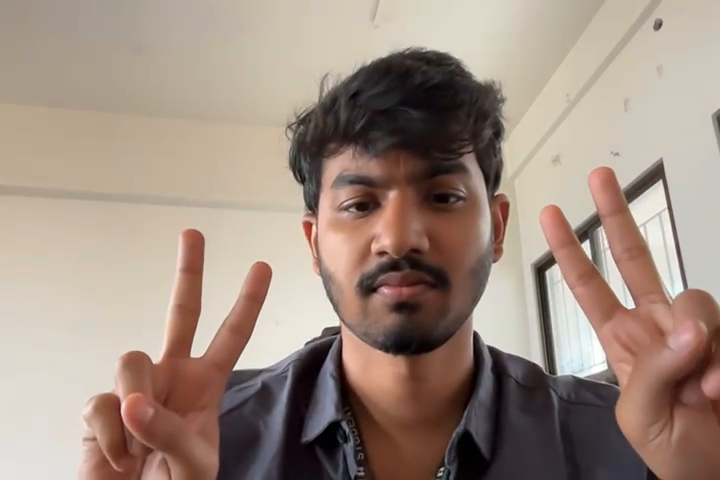
#> input picture frame 23 of WhatsApp Video 2025-09-24 at 10.55.57.mp4, 720 x 480 px
$ python video_forensics.py
#> lines starting #> are read from the running program, lines starting #| are printed output that depends on the picture
import cv2
import numpy as np
import os
import json
import csv
from skimage.metrics import structural_similarity as ssim

def detect_video_editing(video_path, output_prefix="report", save_proofs=True):
    cap = cv2.VideoCapture(video_path)
    ret, prev = cap.read()
    if not ret:
        print("❌ Could not read video")
        return

    prev_gray = cv2.cvtColor(prev, cv2.COLOR_BGR2GRAY)
    frame_no = 0

    loop_detected = False
    cut_detected = False
    freeze_detected = False

    prev_noise = None

    # Proof folder
    proof_folder = f"{output_prefix}_proofs"
    if save_proofs and not os.path.exists(proof_folder):
        os.makedirs(proof_folder)

    suspicious_frames = []

    while True:
        ret, frame = cap.read()
        if not ret:
            break
        frame_no += 1

        gray = cv2.cvtColor(frame, cv2.COLOR_BGR2GRAY)

        # ---------- (1) Loop Detection ----------
        score, _ = ssim(prev_gray, gray, full=True)
        if score > 0.98:  # very high similarity = repeated frame
            loop_detected = True
            if save_proofs:
                fname = os.path.join(proof_folder, f"loop_frame_{frame_no}.jpg")
                cv2.imwrite(fname, frame)
                suspicious_frames.append({"type": "loop", "frame": frame_no, "file": fname})

        # ---------- (2) Cut-Paste Detection (Noise Level) ----------
        noise = np.std(gray)  # rough noise measure
        if prev_noise is not None:
            if abs(noise - prev_noise) > 15:  # sudden spike in noise
                cut_detected = True
                if save_proofs:
                    fname = os.path.join(proof_folder, f"cut_frame_{frame_no}.jpg")
                    cv2.imwrite(fname, frame)
                    suspicious_frames.append({"type": "cut-paste", "frame": frame_no, "file": fname})
        prev_noise = noise

        # ---------- (3) Frame Freeze / Drop (Optical Flow) ----------
        flow = cv2.calcOpticalFlowFarneback(prev_gray, gray, None,
                                            0.5, 3, 15, 3, 5, 1.2, 0)
        mag, ang = cv2.cartToPolar(flow[...,0], flow[...,1])
        avg_motion = mag.mean()

        if avg_motion < 0.01 and noise > 5:  # no motion but not static scene
            freeze_detected = True
            if save_proofs:
                fname = os.path.join(proof_folder, f"freeze_frame_{frame_no}.jpg")
                cv2.imwrite(fname, frame)
                suspicious_frames.append({"type": "freeze", "frame": frame_no, "file": fname})

        prev_gray = gray

    cap.release()

    # ---------- Final Report Dictionary ----------
    report = {
        "video_file": video_path,
        "loop_detected": loop_detected,
        "cut_paste_detected": cut_detected,
        "freeze_or_frame_drop_detected": freeze_detected,
        "suspicious_frames": suspicious_frames,
        "final_status": "Edited" if (loop_detected or cut_detected or freeze_detected) else "Authentic"
    }

    # ---------- Save as JSON ----------
    json_file = f"{output_prefix}.json"
    with open(json_file, "w") as jf:
        json.dump(report, jf, indent=4)

    # ---------- Save as CSV ----------
    csv_file = f"{output_prefix}.csv"
    with open(csv_file, "w", newline="") as cf:
        writer = csv.DictWriter(cf, fieldnames=report.keys())
        writer.writeheader()
        writer.writerow(report)

    # ---------- Print Report ----------
    print("\n===== VIDEO FORENSICS REPORT =====")
    for key, value in report.items():
        if key != "suspicious_frames":
            print(f"{key}: {value}")
    print(f"Suspicious Frames Saved: {len(suspicious_frames)} (check {proof_folder}/)")
    print("===================================")
    print(f"\n✅ Report saved as: {json_file}, {csv_file}")

# ---------- Pick video interactively ----------
videos = [f for f in os.listdir('.') if f.lower().endswith('.mp4')]

if not videos:
    print("❌ No .mp4 files found in this folder.")
else:
    print("\nAvailable videos:")
    for i, v in enumerate(videos, 1):
        print(f"{i}. {v}")

    choice = int(input("Enter the number of the video you want to check: "))
#> the answer given: 1
    video_file = videos[choice - 1].strip()

    print(f"\n🔎 Checking video: {video_file}")
    detect_video_editing(video_file, output_prefix=f"{os.path.splitext(video_file)[0]}_analysis")
#> in detect_video_editing, prev is the input picture: shape (480, 720, 3); mean B, G, R 128.9, 141, 159.6
#> in detect_video_editing, `prev_gray = cv2.cvtColor(prev, cv2.COLOR_BGR2GRAY)`:
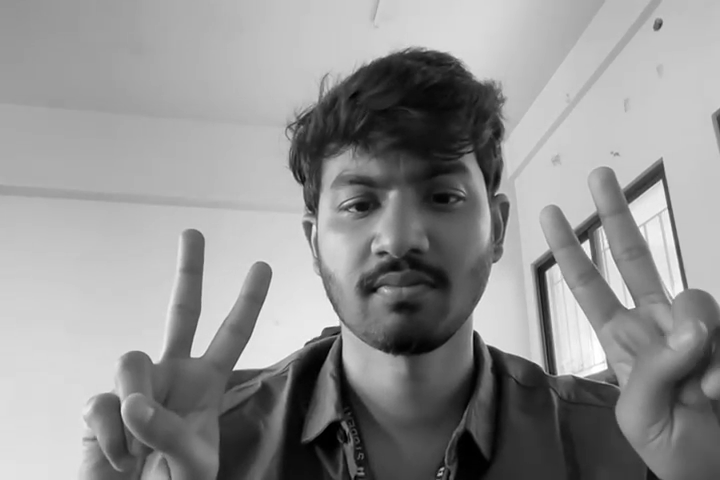
#> prev_gray: shape (480, 720); min 0, max 255, mean 145.2
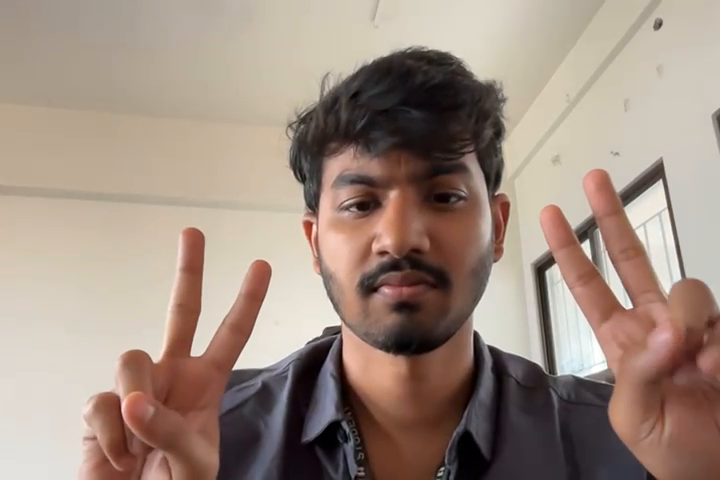
#> input picture frame 24 of WhatsApp Video 2025-09-24 at 10.55.57.mp4, 720 x 480 px
#> in detect_video_editing, frame is the input picture: shape (480, 720, 3); mean B, G, R 128.5, 140.6, 159.4
#> in detect_video_editing, `gray = cv2.cvtColor(frame, cv2.COLOR_BGR2GRAY)`:
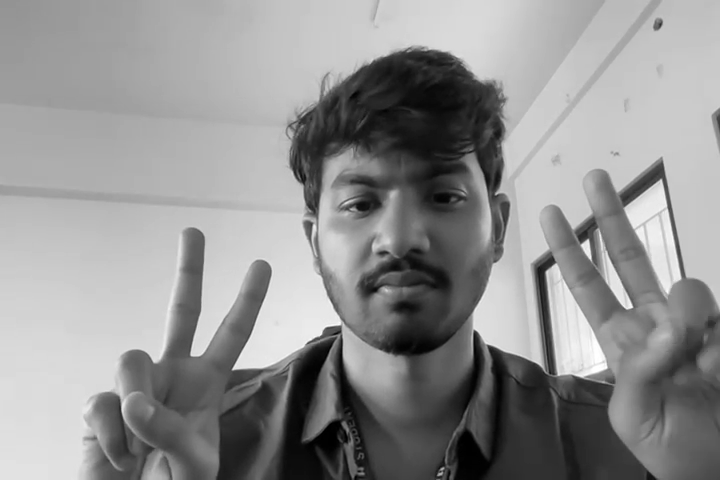
#> gray: shape (480, 720); min 0, max 255, mean 144.8
#> in detect_video_editing, `score, _ = ssim(prev_gray, gray, full=True)`: score = 0.945
#> in detect_video_editing, `noise = np.std(gray)`: noise = 64.6
#> in detect_video_editing, `mag, ang = cv2.cartToPolar(flow[...,0], flow[...,1])`:
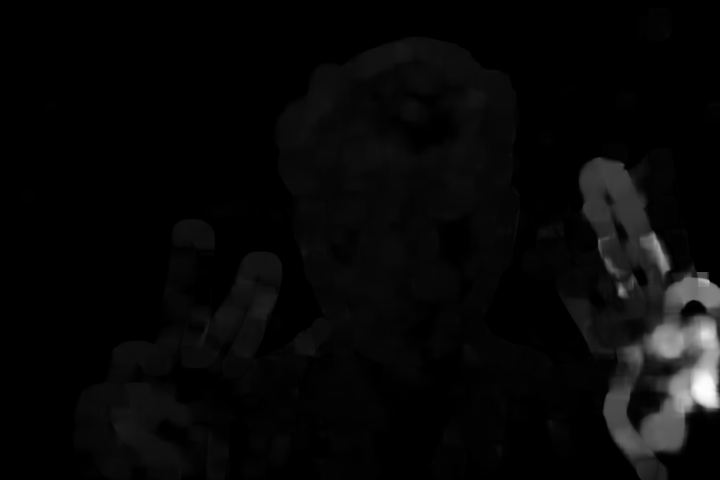
#> mag: shape (480, 720) float32; min 2.61e-20, max 24.52, mean 0.8; drawn with min black and max white
#> in detect_video_editing, `mag, ang = cv2.cartToPolar(flow[...,0], flow[...,1])`:
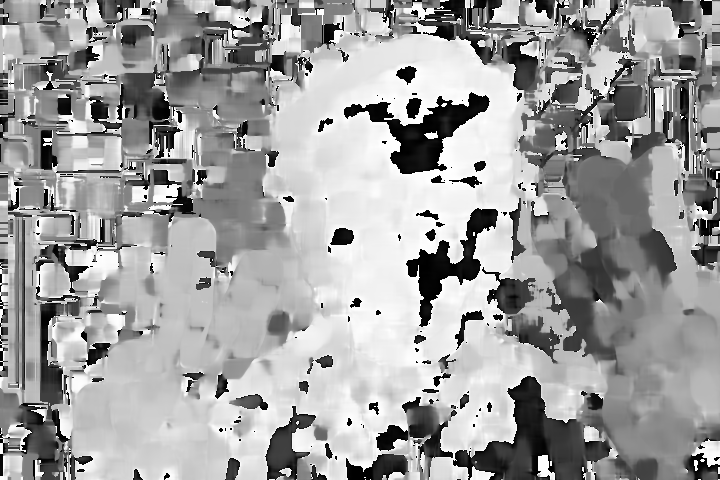
#> ang: shape (480, 720) float32; min 9.4e-09, max 6.28, mean 3.94; drawn with min black and max white
#> in detect_video_editing, `avg_motion = mag.mean()`: avg_motion = 0.784

$ run again, starting later in the video
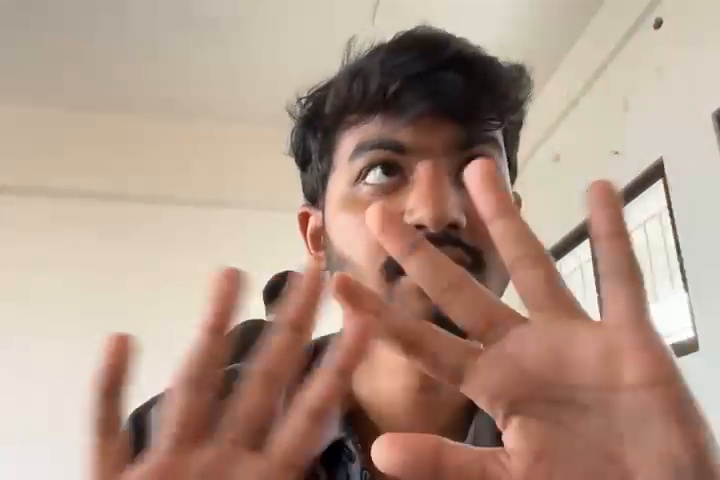
#> input picture frame 104 of WhatsApp Video 2025-09-24 at 10.55.57.mp4, 720 x 480 px
#> in detect_video_editing, prev is the input picture: shape (480, 720, 3); mean B, G, R 135.2, 151.1, 177
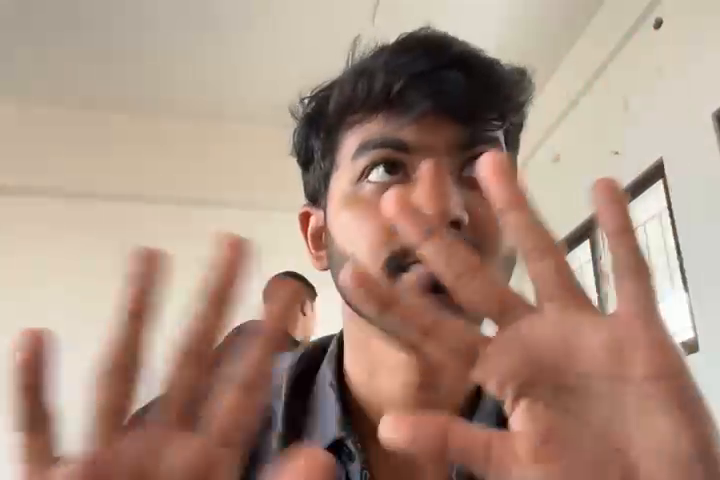
#> input picture frame 105 of WhatsApp Video 2025-09-24 at 10.55.57.mp4, 720 x 480 px
#> in detect_video_editing, frame is the input picture: shape (480, 720, 3); mean B, G, R 129, 144.7, 171.6
#> score = 0.749
#> noise = 56.58
#> in detect_video_editing, `mag, ang = cv2.cartToPolar(flow[...,0], flow[...,1])`:
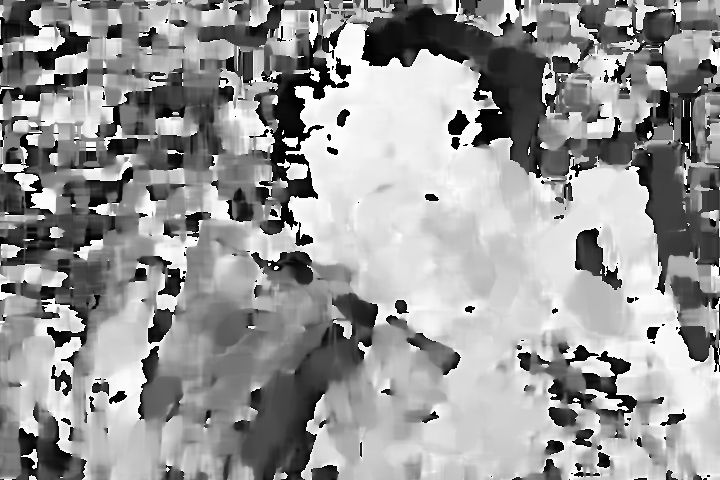
#> ang: shape (480, 720) float32; min 1.28e-08, max 6.28, mean 3.75; drawn with min black and max white
#> avg_motion = 3.46

$ run again, starting later in the video
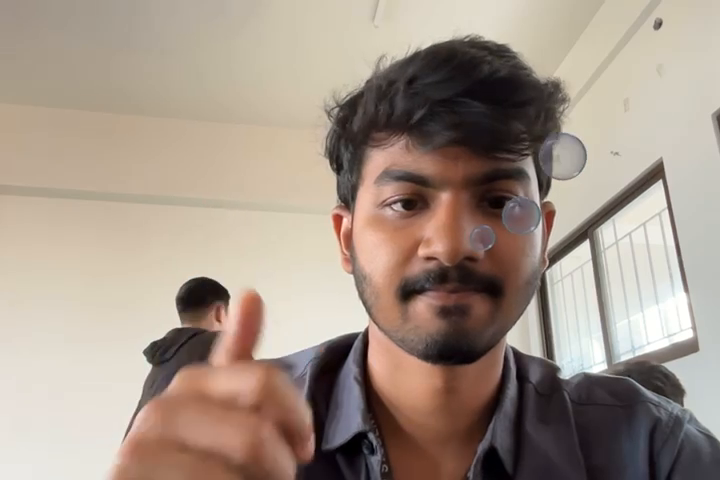
#> input picture frame 186 of WhatsApp Video 2025-09-24 at 10.55.57.mp4, 720 x 480 px
#> in detect_video_editing, prev is the input picture: shape (480, 720, 3); mean B, G, R 135.9, 148.3, 163.6
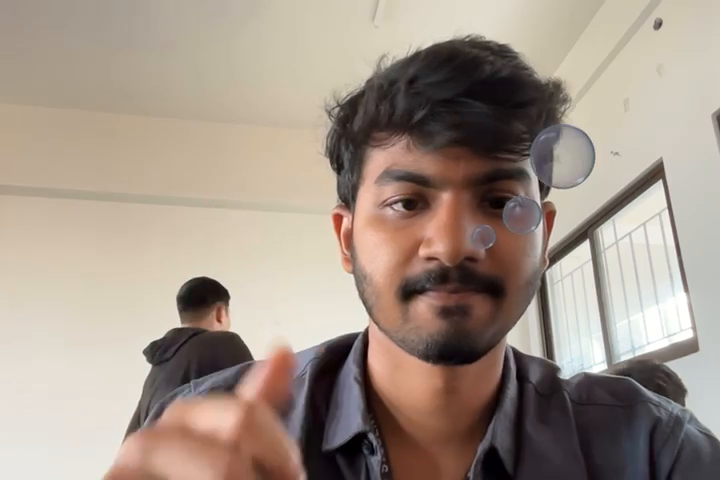
#> input picture frame 187 of WhatsApp Video 2025-09-24 at 10.55.57.mp4, 720 x 480 px
#> in detect_video_editing, frame is the input picture: shape (480, 720, 3); mean B, G, R 136.5, 148.4, 162.9
#> score = 0.933
#> noise = 66.94
#> in detect_video_editing, `mag, ang = cv2.cartToPolar(flow[...,0], flow[...,1])`:
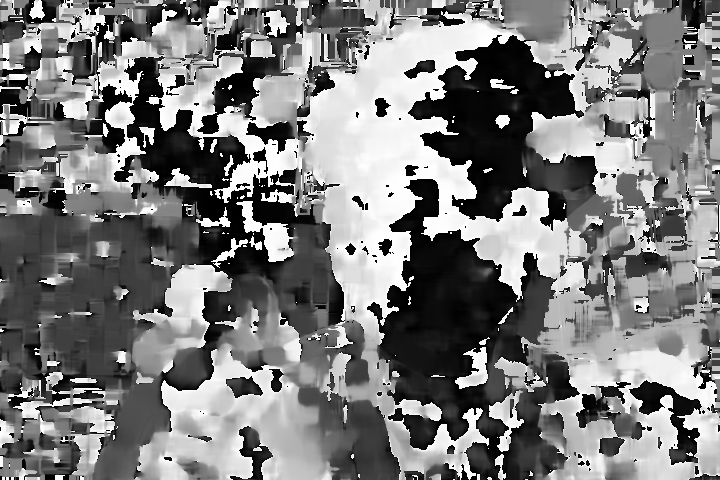
#> ang: shape (480, 720) float32; min 1.26e-14, max 6.28, mean 3.06; drawn with min black and max white
#> avg_motion = 0.905
